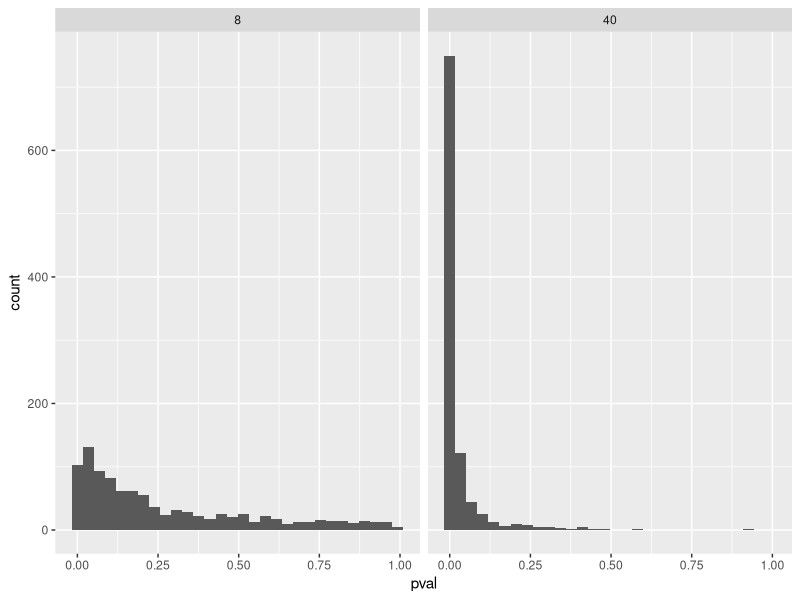
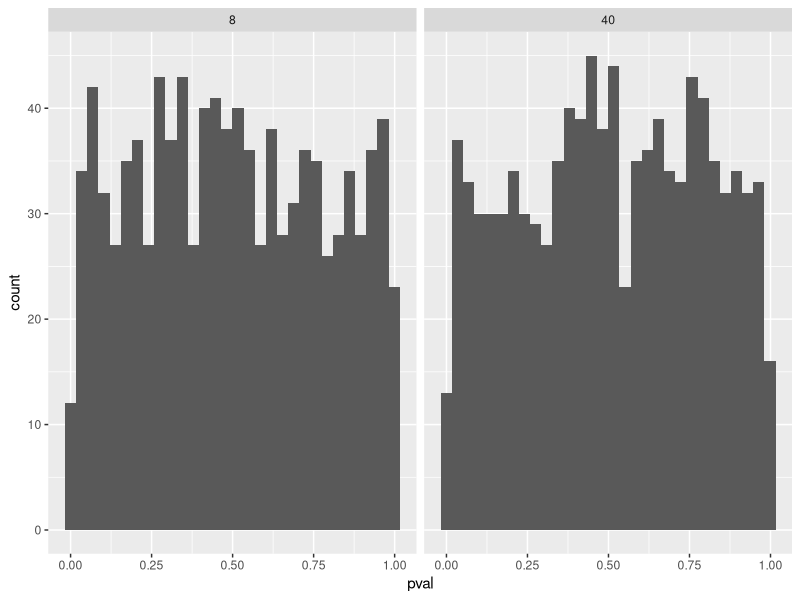

The R script that drew these images, in order:
## ---- chunk 1
#| warning: FALSE
#| message: FALSE
#| code-fold: true


library(tidyverse)

set.seed(1)
population <- rnorm(1000000, mean = 1.5, sd = 3)


samp1 <- data.frame(y = sample(population, 8, replace = FALSE))

samp2 <- data.frame(y = sample(population, 40, replace = FALSE))


m1 <- lm(y ~ 1, data = samp1)
m2 <- lm(y ~ 1, data = samp2)

summary(m1)
summary(m2)

## ---- chunk 2
#| warning: FALSE
#| message: FALSE
#| code-fold: true

# Create data frames to store the model estimates
results_8 <- data.frame(estimate = rep(NA, 1000), 
                      se = rep(NA, 1000), 
                      pval = rep(NA, 1000), 
                      n = 8)  

results_40 <- data.frame(estimate = rep(NA, 1000), 
                      se = rep(NA, 1000), 
                      pval = rep(NA, 1000), 
                      n = 40)

# A for loop used to sample 1000 studies, each iteration (i) will draw a new sample
# from the population. 

for(i in 1:1000) {
  
  # Draw a sample 
  samp1 <- data.frame(y = sample(population, 8, replace = FALSE))
  samp2 <- data.frame(y = sample(population, 40, replace = FALSE))

  # Model the data
  m1 <- lm(y ~ 1, data = samp1)
  m2 <- lm(y ~ 1, data = samp2)
  
  # Extract values from the models
  results_8[i, 1] <- coef(summary(m1))[1, 1]
  results_8[i, 2] <- coef(summary(m1))[1, 2]
  results_8[i, 3] <- coef(summary(m1))[1, 4]

  results_40[i, 1] <- coef(summary(m2))[1, 1]
  results_40[i, 2] <- coef(summary(m2))[1, 2]
  results_40[i, 3] <- coef(summary(m2))[1, 4]
  
  
}


# Save the results in a combined data frame

results <- bind_rows(results_8, results_40)



## ---- chunk 3
#| warning: FALSE
#| message: FALSE
#| code-fold: true


sd_est40 <- sd(results_40$estimate)
sd_est8 <- sd(results_8$estimate)

mean_se40 <- mean(results_40$se)
mean_se8 <- mean(results_8$se)

## ---- chunk 4
#| warning: FALSE
#| message: FALSE
#| code-fold: true

results %>%
  ggplot(aes(pval)) + 
  geom_histogram() +
  facet_wrap(~ n
             
            )
## ---- chunk 5
#| warning: FALSE
#| message: FALSE
#| code-fold: true

results %>%
  filter(pval < 0.05) %>%
  group_by(n) %>%
  summarise(sig_results = n())
## ---- chunk 6
#| warning: FALSE
#| message: FALSE
#| code-fold: true

library(pwr)

pwr.t.test(n = 40, sig.level = 0.05, d = 1.5/3, type = "one.sample")
pwr.t.test(n = 8, sig.level = 0.05, d = 1.5/3, type = "one.sample")
## ---- chunk 7
#| warning: FALSE
#| message: FALSE
#| code-fold: true

population <- rnorm(1000000, mean = 0, sd = 3)


# Create data frames to store the model estimates
results_8 <- data.frame(estimate = rep(NA, 1000), 
                      se = rep(NA, 1000), 
                      pval = rep(NA, 1000), 
                      n = 8)  

results_40 <- data.frame(estimate = rep(NA, 1000), 
                      se = rep(NA, 1000), 
                      pval = rep(NA, 1000), 
                      n = 40)

# A for loop used to sample 1000 studies, each iteration (i) will draw a new sample
# from the population. 

for(i in 1:1000) {
  
  # Draw a sample 
  samp1 <- data.frame(y = sample(population, 8, replace = FALSE))
  samp2 <- data.frame(y = sample(population, 40, replace = FALSE))

  # Model the data
  m1 <- lm(y ~ 1, data = samp1)
  m2 <- lm(y ~ 1, data = samp2)
  
  # Extract values from the models
  results_8[i, 1] <- coef(summary(m1))[1, 1]
  results_8[i, 2] <- coef(summary(m1))[1, 2]
  results_8[i, 3] <- coef(summary(m1))[1, 4]

  results_40[i, 1] <- coef(summary(m2))[1, 1]
  results_40[i, 2] <- coef(summary(m2))[1, 2]
  results_40[i, 3] <- coef(summary(m2))[1, 4]
  
  
}


# Save the results in a combined data frame

results_null <- bind_rows(results_8, results_40)

results_null %>%
  ggplot(aes(pval)) + 
  geom_histogram() +
  facet_wrap(~ n
             
            )
